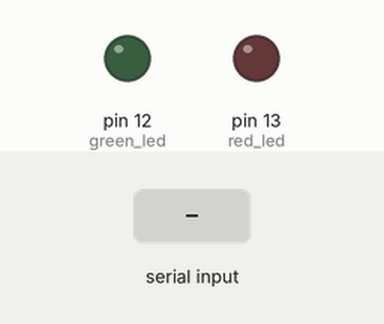
This sketch was run on a simulated Arduino Uno, built with avr-gcc and run on an emulated ATmega328P. On the bench: output pins drawn as LEDs (lit = HIGH). The inputs (shaded band) are chosen by the test bench.

Above: at 1.2 s.
1.3 s: "90,45\n" received over Serial
At 2.6 s:
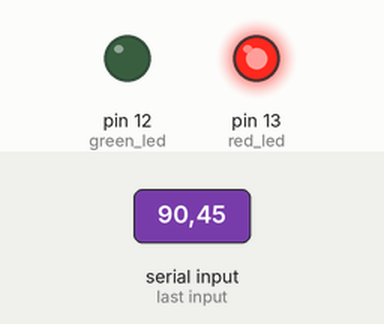
3.8 s: "1\n" received over Serial
At 4.6 s:
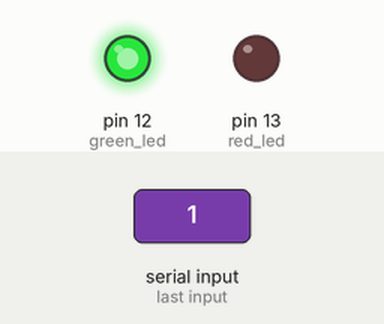
Timing chart, 0 to 6.8 s (numbered marks = the images above; inputs shaded):
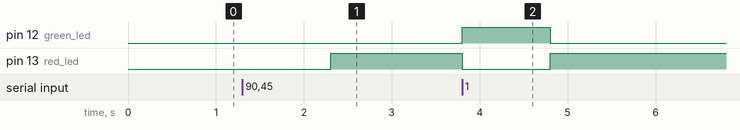

Measured:
- after the input at 1.3 s, pin 13 (red_led): LOW → HIGH after 1.0 s
- after the input at 3.8 s, pin 12 (green_led): LOW → HIGH at once, → LOW 1.0 s later; pin 13 (red_led): HIGH → LOW at once, → HIGH 1.0 s later

The sketch:

Ardu_part.ino
```cpp
int green_led = 12;
int red_led = 13;
void setup(){
  pinMode(green_led, OUTPUT);
  pinMode(red_led,OUTPUT);
  Serial.begin(9600);
}
void loop() {
  if (Serial.available()){
    int state = Serial.parseInt();
    if (state == 1){
      digitalWrite(green_led, HIGH);
      digitalWrite(red_led, LOW);
      }
    else if (state == 0){
        digitalWrite(red_led, HIGH);
        digitalWrite(green_led, LOW);
      }
    else{
      digitalWrite(red_led,LOW);
      digitalWrite(green_led,LOW);
    }
   }
}
```
